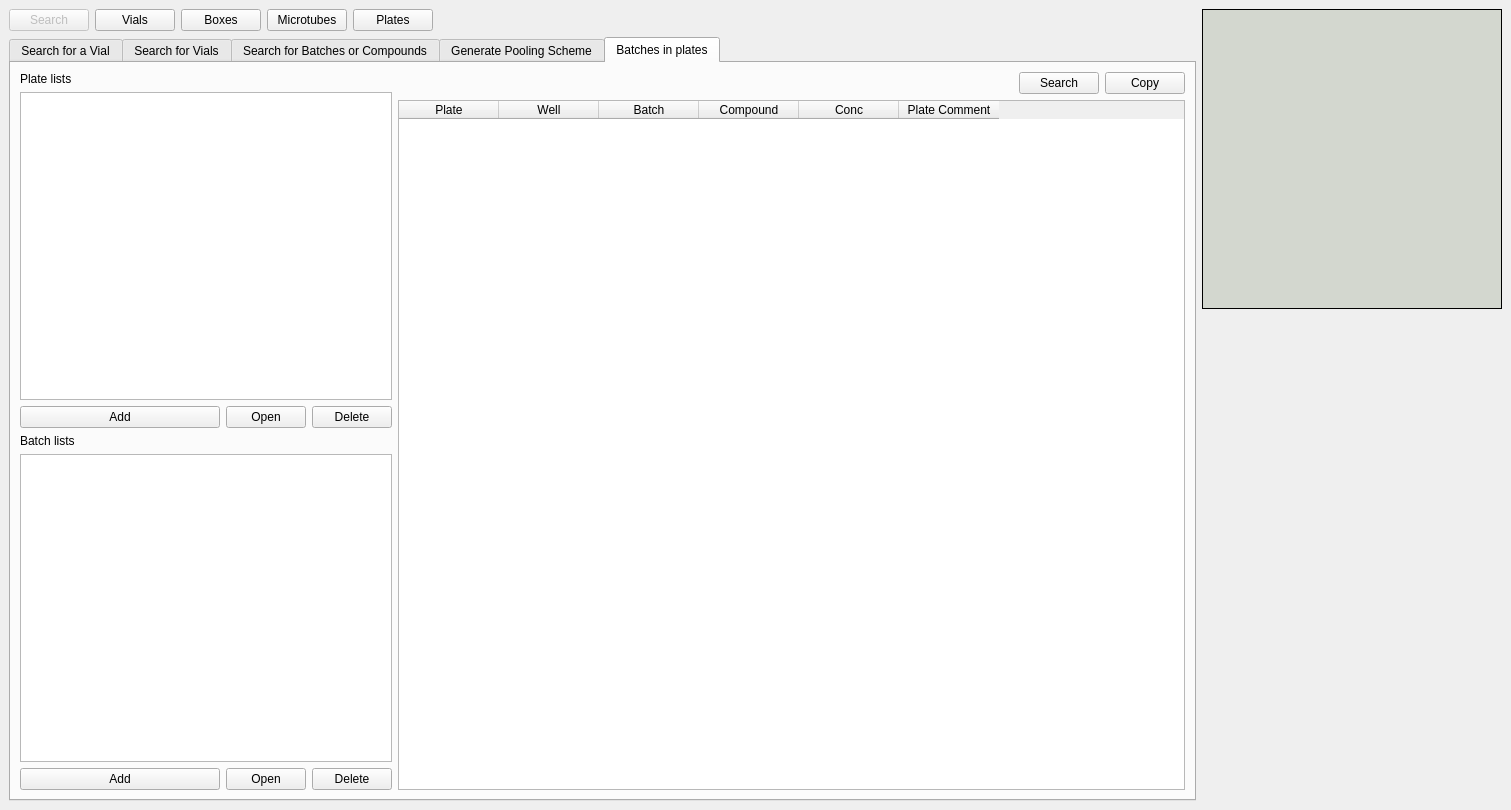
<?xml version="1.0" encoding="UTF-8"?>
<ui version="4.0">
 <class>MainWindow</class>
 <widget class="QMainWindow" name="MainWindow">
  <property name="geometry">
   <rect>
    <x>0</x>
    <y>0</y>
    <width>1511</width>
    <height>810</height>
   </rect>
  </property>
  <property name="windowTitle">
   <string>MainWindow</string>
  </property>
  <widget class="QWidget" name="centralwidget">
   <property name="styleSheet">
    <string notr="true">QWidget#centralwidget[test=&quot;true&quot;]{background-color: rgb(249, 193, 193);}</string>
   </property>
   <property name="test" stdset="0">
    <bool>false</bool>
   </property>
   <layout class="QGridLayout" name="gridLayout_7">
    <item row="0" column="0">
     <layout class="QGridLayout" name="gridLayout_6">
      <item row="0" column="2">
       <widget class="QPushButton" name="goto_boxes_btn">
        <property name="text">
         <string>Boxes</string>
        </property>
       </widget>
      </item>
      <item row="0" column="1">
       <widget class="QPushButton" name="goto_vials_btn">
        <property name="text">
         <string>Vials</string>
        </property>
       </widget>
      </item>
      <item row="0" column="4">
       <widget class="QPushButton" name="goto_plates_btn">
        <property name="text">
         <string>Plates</string>
        </property>
       </widget>
      </item>
      <item row="0" column="5">
       <spacer name="horizontalSpacer_5">
        <property name="orientation">
         <enum>Qt::Horizontal</enum>
        </property>
        <property name="sizeHint" stdset="0">
         <size>
          <width>438</width>
          <height>20</height>
         </size>
        </property>
       </spacer>
      </item>
      <item row="0" column="0">
       <widget class="QPushButton" name="goto_search_btn">
        <property name="enabled">
         <bool>false</bool>
        </property>
        <property name="text">
         <string>Search</string>
        </property>
       </widget>
      </item>
      <item row="0" column="3">
       <widget class="QPushButton" name="goto_microtubes_btn">
        <property name="text">
         <string>Microtubes</string>
        </property>
       </widget>
      </item>
      <item row="1" column="0" colspan="6">
       <widget class="QTabWidget" name="search_tab_wg">
        <property name="currentIndex">
         <number>4</number>
        </property>
        <widget class="QWidget" name="onevial_search_tab">
         <attribute name="title">
          <string>Search for a Vial</string>
         </attribute>
         <layout class="QGridLayout" name="gridLayout_3">
          <item row="3" column="0">
           <layout class="QHBoxLayout" name="horizontalLayout_2">
            <item>
             <spacer name="horizontalSpacer_2">
              <property name="orientation">
               <enum>Qt::Horizontal</enum>
              </property>
              <property name="sizeHint" stdset="0">
               <size>
                <width>40</width>
                <height>20</height>
               </size>
              </property>
             </spacer>
            </item>
            <item>
             <widget class="QPushButton" name="discard_vial_btn">
              <property name="styleSheet">
               <string notr="true">background-color: rgb(51, 122, 183)</string>
              </property>
              <property name="text">
               <string>Discard Vial</string>
              </property>
             </widget>
            </item>
            <item>
             <spacer name="horizontalSpacer">
              <property name="orientation">
               <enum>Qt::Horizontal</enum>
              </property>
              <property name="sizeHint" stdset="0">
               <size>
                <width>40</width>
                <height>20</height>
               </size>
              </property>
             </spacer>
            </item>
            <item>
             <widget class="QPushButton" name="print_label_btn">
              <property name="styleSheet">
               <string notr="true">background-color: rgb(51, 122, 183)</string>
              </property>
              <property name="text">
               <string>Print Label</string>
              </property>
             </widget>
            </item>
            <item>
             <spacer name="horizontalSpacer_3">
              <property name="orientation">
               <enum>Qt::Horizontal</enum>
              </property>
              <property name="sizeHint" stdset="0">
               <size>
                <width>40</width>
                <height>20</height>
               </size>
              </property>
             </spacer>
            </item>
           </layout>
          </item>
          <item row="3" column="1">
           <spacer name="horizontalSpacer_4">
            <property name="orientation">
             <enum>Qt::Horizontal</enum>
            </property>
            <property name="sizeType">
             <enum>QSizePolicy::Maximum</enum>
            </property>
            <property name="sizeHint" stdset="0">
             <size>
              <width>150</width>
              <height>20</height>
             </size>
            </property>
           </spacer>
          </item>
          <item row="0" column="0">
           <widget class="QWidget" name="widget" native="true">
            <layout class="QGridLayout" name="gridLayout_2">
             <item row="4" column="0">
              <spacer name="verticalSpacer_2">
               <property name="orientation">
                <enum>Qt::Vertical</enum>
               </property>
               <property name="sizeType">
                <enum>QSizePolicy::Preferred</enum>
               </property>
               <property name="sizeHint" stdset="0">
                <size>
                 <width>20</width>
                 <height>40</height>
                </size>
               </property>
              </spacer>
             </item>
             <item row="5" column="0">
              <layout class="QGridLayout" name="gridLayout">
               <item row="1" column="0">
                <widget class="QLabel" name="label_4">
                 <property name="font">
                  <font>
                   <weight>75</weight>
                   <bold>true</bold>
                  </font>
                 </property>
                 <property name="text">
                  <string>Compound id:</string>
                 </property>
                 <property name="alignment">
                  <set>Qt::AlignRight|Qt::AlignTrailing|Qt::AlignVCenter</set>
                 </property>
                </widget>
               </item>
               <item row="3" column="0">
                <widget class="QLabel" name="label_6">
                 <property name="font">
                  <font>
                   <weight>75</weight>
                   <bold>true</bold>
                  </font>
                 </property>
                 <property name="text">
                  <string>Coordinates:</string>
                 </property>
                 <property name="alignment">
                  <set>Qt::AlignRight|Qt::AlignTrailing|Qt::AlignVCenter</set>
                 </property>
                </widget>
               </item>
               <item row="2" column="1">
                <widget class="QLineEdit" name="onevial_box_loc_eb">
                 <property name="font">
                  <font>
                   <weight>75</weight>
                   <bold>true</bold>
                  </font>
                 </property>
                 <property name="readOnly">
                  <bool>true</bool>
                 </property>
                </widget>
               </item>
               <item row="0" column="0">
                <widget class="QLabel" name="label_3">
                 <property name="font">
                  <font>
                   <weight>75</weight>
                   <bold>true</bold>
                  </font>
                 </property>
                 <property name="text">
                  <string>Batch:</string>
                 </property>
                 <property name="alignment">
                  <set>Qt::AlignRight|Qt::AlignTrailing|Qt::AlignVCenter</set>
                 </property>
                </widget>
               </item>
               <item row="0" column="1">
                <widget class="QLineEdit" name="onevial_batch_eb">
                 <property name="font">
                  <font>
                   <weight>75</weight>
                   <bold>true</bold>
                  </font>
                 </property>
                 <property name="readOnly">
                  <bool>true</bool>
                 </property>
                </widget>
               </item>
               <item row="2" column="0">
                <widget class="QLabel" name="label_5">
                 <property name="font">
                  <font>
                   <weight>75</weight>
                   <bold>true</bold>
                  </font>
                 </property>
                 <property name="text">
                  <string>Box / Location:</string>
                 </property>
                 <property name="alignment">
                  <set>Qt::AlignRight|Qt::AlignTrailing|Qt::AlignVCenter</set>
                 </property>
                </widget>
               </item>
               <item row="1" column="1">
                <widget class="QLineEdit" name="onevial_compound_id_eb">
                 <property name="font">
                  <font>
                   <weight>75</weight>
                   <bold>true</bold>
                  </font>
                 </property>
                 <property name="readOnly">
                  <bool>true</bool>
                 </property>
                </widget>
               </item>
               <item row="3" column="1">
                <widget class="QLineEdit" name="onevial_coords_eb">
                 <property name="font">
                  <font>
                   <weight>75</weight>
                   <bold>true</bold>
                  </font>
                 </property>
                 <property name="readOnly">
                  <bool>true</bool>
                 </property>
                </widget>
               </item>
              </layout>
             </item>
             <item row="2" column="0">
              <layout class="QGridLayout" name="gridLayout_8">
               <item row="0" column="0">
                <widget class="QLabel" name="label_2">
                 <property name="font">
                  <font>
                   <weight>75</weight>
                   <bold>true</bold>
                  </font>
                 </property>
                 <property name="text">
                  <string>Vial:</string>
                 </property>
                </widget>
               </item>
               <item row="0" column="1">
                <widget class="QLineEdit" name="vial_search_eb">
                 <property name="toolTip">
                  <string>Enter a vial id to search for, ex: v000104</string>
                 </property>
                 <property name="placeholderText">
                  <string>Vial id, ex: v000104</string>
                 </property>
                </widget>
               </item>
               <item row="1" column="1">
                <widget class="QLabel" name="errorlabel">
                 <property name="sizePolicy">
                  <sizepolicy hsizetype="Preferred" vsizetype="Preferred">
                   <horstretch>0</horstretch>
                   <verstretch>0</verstretch>
                  </sizepolicy>
                 </property>
                 <property name="maximumSize">
                  <size>
                   <width>392</width>
                   <height>16777215</height>
                  </size>
                 </property>
                 <property name="palette">
                  <palette>
                   <active>
                    <colorrole role="WindowText">
                     <brush brushstyle="SolidPattern">
                      <color alpha="255">
                       <red>239</red>
                       <green>41</green>
                       <blue>41</blue>
                      </color>
                     </brush>
                    </colorrole>
                    <colorrole role="Text">
                     <brush brushstyle="SolidPattern">
                      <color alpha="255">
                       <red>0</red>
                       <green>0</green>
                       <blue>0</blue>
                      </color>
                     </brush>
                    </colorrole>
                    <colorrole role="ButtonText">
                     <brush brushstyle="SolidPattern">
                      <color alpha="255">
                       <red>0</red>
                       <green>0</green>
                       <blue>0</blue>
                      </color>
                     </brush>
                    </colorrole>
                    <colorrole role="PlaceholderText">
                     <brush brushstyle="SolidPattern">
                      <color alpha="128">
                       <red>239</red>
                       <green>41</green>
                       <blue>41</blue>
                      </color>
                     </brush>
                    </colorrole>
                   </active>
                   <inactive>
                    <colorrole role="WindowText">
                     <brush brushstyle="SolidPattern">
                      <color alpha="255">
                       <red>239</red>
                       <green>41</green>
                       <blue>41</blue>
                      </color>
                     </brush>
                    </colorrole>
                    <colorrole role="Text">
                     <brush brushstyle="SolidPattern">
                      <color alpha="255">
                       <red>0</red>
                       <green>0</green>
                       <blue>0</blue>
                      </color>
                     </brush>
                    </colorrole>
                    <colorrole role="ButtonText">
                     <brush brushstyle="SolidPattern">
                      <color alpha="255">
                       <red>0</red>
                       <green>0</green>
                       <blue>0</blue>
                      </color>
                     </brush>
                    </colorrole>
                    <colorrole role="PlaceholderText">
                     <brush brushstyle="SolidPattern">
                      <color alpha="128">
                       <red>239</red>
                       <green>41</green>
                       <blue>41</blue>
                      </color>
                     </brush>
                    </colorrole>
                   </inactive>
                   <disabled>
                    <colorrole role="WindowText">
                     <brush brushstyle="SolidPattern">
                      <color alpha="255">
                       <red>190</red>
                       <green>190</green>
                       <blue>190</blue>
                      </color>
                     </brush>
                    </colorrole>
                    <colorrole role="Text">
                     <brush brushstyle="SolidPattern">
                      <color alpha="255">
                       <red>190</red>
                       <green>190</green>
                       <blue>190</blue>
                      </color>
                     </brush>
                    </colorrole>
                    <colorrole role="ButtonText">
                     <brush brushstyle="SolidPattern">
                      <color alpha="255">
                       <red>190</red>
                       <green>190</green>
                       <blue>190</blue>
                      </color>
                     </brush>
                    </colorrole>
                    <colorrole role="PlaceholderText">
                     <brush brushstyle="SolidPattern">
                      <color alpha="128">
                       <red>0</red>
                       <green>0</green>
                       <blue>0</blue>
                      </color>
                     </brush>
                    </colorrole>
                   </disabled>
                  </palette>
                 </property>
                 <property name="font">
                  <font>
                   <weight>75</weight>
                   <bold>true</bold>
                  </font>
                 </property>
                 <property name="wordWrap">
                  <bool>true</bool>
                 </property>
                 <property name="textInteractionFlags">
                  <set>Qt::LinksAccessibleByMouse|Qt::TextSelectableByKeyboard|Qt::TextSelectableByMouse</set>
                 </property>
                </widget>
               </item>
              </layout>
             </item>
            </layout>
           </widget>
          </item>
          <item row="1" column="0">
           <spacer name="verticalSpacer">
            <property name="orientation">
             <enum>Qt::Vertical</enum>
            </property>
            <property name="sizeType">
             <enum>QSizePolicy::Minimum</enum>
            </property>
            <property name="sizeHint" stdset="0">
             <size>
              <width>20</width>
              <height>15</height>
             </size>
            </property>
           </spacer>
          </item>
          <item row="4" column="0">
           <spacer name="verticalSpacer_4">
            <property name="orientation">
             <enum>Qt::Vertical</enum>
            </property>
            <property name="sizeType">
             <enum>QSizePolicy::MinimumExpanding</enum>
            </property>
            <property name="sizeHint" stdset="0">
             <size>
              <width>20</width>
              <height>40</height>
             </size>
            </property>
           </spacer>
          </item>
         </layout>
        </widget>
        <widget class="QWidget" name="multvial_search_tab">
         <attribute name="title">
          <string>Search for Vials</string>
         </attribute>
         <layout class="QGridLayout" name="gridLayout_5">
          <item row="1" column="1">
           <widget class="QToolButton" name="multvial_export_btn">
            <property name="toolTip">
             <string>Export data to clipboard</string>
            </property>
            <property name="text">
             <string>...</string>
            </property>
           </widget>
          </item>
          <item row="0" column="0">
           <layout class="QHBoxLayout" name="horizontalLayout_4">
            <item>
             <widget class="QLineEdit" name="mult_vial_search_eb">
              <property name="toolTip">
               <string>Enter vial ids to search for, ex: </string>
              </property>
              <property name="placeholderText">
               <string>Vials </string>
              </property>
             </widget>
            </item>
            <item>
             <widget class="QPushButton" name="mult_vial_search_btn">
              <property name="styleSheet">
               <string notr="true">background-color: rgb(51, 122, 183)</string>
              </property>
              <property name="text">
               <string>Search</string>
              </property>
             </widget>
            </item>
           </layout>
          </item>
          <item row="2" column="1">
           <spacer name="verticalSpacer_5">
            <property name="orientation">
             <enum>Qt::Vertical</enum>
            </property>
            <property name="sizeHint" stdset="0">
             <size>
              <width>20</width>
              <height>40</height>
             </size>
            </property>
           </spacer>
          </item>
          <item row="1" column="0" rowspan="2">
           <widget class="QTableWidget" name="multvial_table">
            <property name="lineWidth">
             <number>1</number>
            </property>
            <property name="horizontalScrollBarPolicy">
             <enum>Qt::ScrollBarAsNeeded</enum>
            </property>
            <property name="sizeAdjustPolicy">
             <enum>QAbstractScrollArea::AdjustToContents</enum>
            </property>
            <property name="editTriggers">
             <set>QAbstractItemView::NoEditTriggers</set>
            </property>
            <property name="alternatingRowColors">
             <bool>true</bool>
            </property>
            <property name="sortingEnabled">
             <bool>true</bool>
            </property>
            <attribute name="horizontalHeaderDefaultSectionSize">
             <number>105</number>
            </attribute>
            <attribute name="horizontalHeaderShowSortIndicator" stdset="0">
             <bool>true</bool>
            </attribute>
            <attribute name="horizontalHeaderStretchLastSection">
             <bool>true</bool>
            </attribute>
            <column>
             <property name="text">
              <string>Vial Id</string>
             </property>
            </column>
            <column>
             <property name="text">
              <string>Box Id</string>
             </property>
            </column>
            <column>
             <property name="text">
              <string>Coord.</string>
             </property>
            </column>
            <column>
             <property name="text">
              <string>Box Name</string>
             </property>
            </column>
            <column>
             <property name="text">
              <string>Batch Id</string>
             </property>
            </column>
            <column>
             <property name="text">
              <string>Compound 
Id</string>
             </property>
            </column>
            <column>
             <property name="text">
              <string>Batch Mol 
Weight</string>
             </property>
            </column>
            <column>
             <property name="text">
              <string>Dilution</string>
             </property>
            </column>
           </widget>
          </item>
         </layout>
        </widget>
        <widget class="QWidget" name="batch_search_tab">
         <attribute name="title">
          <string>Search for Batches or Compounds</string>
         </attribute>
         <layout class="QVBoxLayout" name="verticalLayout_4">
          <item>
           <layout class="QVBoxLayout" name="verticalLayout_3">
            <item>
             <layout class="QHBoxLayout" name="horizontalLayout_9">
              <item>
               <layout class="QHBoxLayout" name="horizontalLayout_8">
                <item>
                 <layout class="QHBoxLayout" name="horizontalLayout_7">
                  <item>
                   <widget class="QLineEdit" name="batch_search_eb">
                    <property name="text">
                     <string/>
                    </property>
                    <property name="placeholderText">
                     <string>Batches or Compounds</string>
                    </property>
                   </widget>
                  </item>
                  <item>
                   <widget class="QPushButton" name="batch_search_btn">
                    <property name="styleSheet">
                     <string notr="true">background-color: rgb(51, 122, 183)</string>
                    </property>
                    <property name="text">
                     <string>Present</string>
                    </property>
                   </widget>
                  </item>
                  <item>
                   <widget class="QPushButton" name="batch_search_notpresent_btn">
                    <property name="styleSheet">
                     <string notr="true">background-color: rgb(51, 122, 183)</string>
                    </property>
                    <property name="text">
                     <string>Not present</string>
                    </property>
                   </widget>
                  </item>
                 </layout>
                </item>
                <item>
                 <layout class="QHBoxLayout" name="horizontalLayout_6">
                  <item>
                   <widget class="QCheckBox" name="show_plates_cb">
                    <property name="text">
                     <string>Plates</string>
                    </property>
                   </widget>
                  </item>
                  <item>
                   <widget class="QCheckBox" name="show_microtubes_cb">
                    <property name="text">
                     <string>Tubes</string>
                    </property>
                   </widget>
                  </item>
                  <item>
                   <widget class="QCheckBox" name="show_vials_cb">
                    <property name="text">
                     <string>Vials</string>
                    </property>
                   </widget>
                  </item>
                 </layout>
                </item>
               </layout>
              </item>
              <item>
               <widget class="QToolButton" name="batch_export_btn">
                <property name="toolTip">
                 <string>Export data to clipboard</string>
                </property>
                <property name="text">
                 <string>...</string>
                </property>
               </widget>
              </item>
             </layout>
            </item>
            <item>
             <widget class="QTableWidget" name="batch_table">
              <property name="lineWidth">
               <number>1</number>
              </property>
              <property name="horizontalScrollBarPolicy">
               <enum>Qt::ScrollBarAsNeeded</enum>
              </property>
              <property name="sizeAdjustPolicy">
               <enum>QAbstractScrollArea::AdjustToContents</enum>
              </property>
              <property name="editTriggers">
               <set>QAbstractItemView::NoEditTriggers</set>
              </property>
              <property name="alternatingRowColors">
               <bool>true</bool>
              </property>
              <property name="sortingEnabled">
               <bool>true</bool>
              </property>
              <attribute name="horizontalHeaderDefaultSectionSize">
               <number>120</number>
              </attribute>
              <attribute name="horizontalHeaderShowSortIndicator" stdset="0">
               <bool>true</bool>
              </attribute>
              <attribute name="horizontalHeaderStretchLastSection">
               <bool>true</bool>
              </attribute>
              <column>
               <property name="text">
                <string>Compound Id</string>
               </property>
              </column>
              <column>
               <property name="text">
                <string>Batch</string>
               </property>
              </column>
              <column>
               <property name="text">
                <string>Container</string>
               </property>
              </column>
              <column>
               <property name="text">
                <string>Pos</string>
               </property>
              </column>
              <column>
               <property name="text">
                <string>Conc</string>
               </property>
              </column>
              <column>
               <property name="text">
                <string>Loc</string>
               </property>
              </column>
              <column>
               <property name="text">
                <string>Name</string>
               </property>
              </column>
              <column>
               <property name="text">
                <string>Type</string>
               </property>
              </column>
             </widget>
            </item>
           </layout>
          </item>
         </layout>
        </widget>
        <widget class="QWidget" name="scheme_tab">
         <attribute name="title">
          <string>Generate Pooling Scheme</string>
         </attribute>
         <layout class="QGridLayout" name="gridLayout_9">
          <item row="0" column="1">
           <spacer name="verticalSpacer_8">
            <property name="orientation">
             <enum>Qt::Vertical</enum>
            </property>
            <property name="sizeType">
             <enum>QSizePolicy::Preferred</enum>
            </property>
            <property name="sizeHint" stdset="0">
             <size>
              <width>20</width>
              <height>40</height>
             </size>
            </property>
           </spacer>
          </item>
          <item row="1" column="0">
           <spacer name="horizontalSpacer_8">
            <property name="orientation">
             <enum>Qt::Horizontal</enum>
            </property>
            <property name="sizeType">
             <enum>QSizePolicy::Preferred</enum>
            </property>
            <property name="sizeHint" stdset="0">
             <size>
              <width>40</width>
              <height>20</height>
             </size>
            </property>
           </spacer>
          </item>
          <item row="1" column="1" colspan="2">
           <layout class="QVBoxLayout" name="verticalLayout_2">
            <item>
             <widget class="QLabel" name="label_7">
              <property name="minimumSize">
               <size>
                <width>0</width>
                <height>50</height>
               </size>
              </property>
              <property name="font">
               <font>
                <pointsize>14</pointsize>
               </font>
              </property>
              <property name="text">
               <string>Generate Pooling Scheme</string>
              </property>
             </widget>
            </item>
            <item>
             <layout class="QHBoxLayout" name="horizontalLayout">
              <item>
               <widget class="QLabel" name="label">
                <property name="text">
                 <string>Substances per well</string>
                </property>
               </widget>
              </item>
              <item>
               <widget class="QSpinBox" name="pool_m_sb">
                <property name="minimum">
                 <number>1</number>
                </property>
                <property name="maximum">
                 <number>1000</number>
                </property>
               </widget>
              </item>
              <item>
               <spacer name="horizontalSpacer_6">
                <property name="orientation">
                 <enum>Qt::Horizontal</enum>
                </property>
                <property name="sizeHint" stdset="0">
                 <size>
                  <width>40</width>
                  <height>20</height>
                 </size>
                </property>
               </spacer>
              </item>
              <item>
               <widget class="QLabel" name="label_8">
                <property name="text">
                 <string>Occurences per substance</string>
                </property>
               </widget>
              </item>
              <item>
               <widget class="QSpinBox" name="pool_k_sb">
                <property name="minimum">
                 <number>1</number>
                </property>
                <property name="maximum">
                 <number>1000</number>
                </property>
               </widget>
              </item>
             </layout>
            </item>
            <item>
             <layout class="QHBoxLayout" name="horizontalLayout_3">
              <item>
               <widget class="QPushButton" name="pool_input_btn">
                <property name="text">
                 <string>Choose File</string>
                </property>
               </widget>
              </item>
              <item>
               <widget class="QLabel" name="pool_file_lab">
                <property name="text">
                 <string/>
                </property>
                <property name="textInteractionFlags">
                 <set>Qt::LinksAccessibleByMouse|Qt::TextSelectableByKeyboard|Qt::TextSelectableByMouse</set>
                </property>
               </widget>
              </item>
              <item>
               <widget class="QPushButton" name="pool_gen_btn">
                <property name="text">
                 <string>Generate Scheme</string>
                </property>
               </widget>
              </item>
             </layout>
            </item>
            <item>
             <widget class="QLabel" name="pool_status_lab">
              <property name="styleSheet">
               <string notr="true">color: red</string>
              </property>
             </widget>
            </item>
            <item>
             <widget class="QPlainTextEdit" name="pool_scheme_tb">
              <property name="lineWrapMode">
               <enum>QPlainTextEdit::NoWrap</enum>
              </property>
              <property name="readOnly">
               <bool>true</bool>
              </property>
             </widget>
            </item>
            <item>
             <layout class="QHBoxLayout" name="horizontalLayout_5">
              <item>
               <spacer name="horizontalSpacer_7">
                <property name="orientation">
                 <enum>Qt::Horizontal</enum>
                </property>
                <property name="sizeHint" stdset="0">
                 <size>
                  <width>278</width>
                  <height>20</height>
                 </size>
                </property>
               </spacer>
              </item>
              <item>
               <widget class="QPushButton" name="pool_scheme_to_cb_btn">
                <property name="text">
                 <string>Copy to Clipboard</string>
                </property>
               </widget>
              </item>
              <item>
               <widget class="QPushButton" name="pool_scheme_to_file_btn">
                <property name="text">
                 <string>Save to File</string>
                </property>
               </widget>
              </item>
             </layout>
            </item>
           </layout>
          </item>
          <item row="1" column="3">
           <spacer name="horizontalSpacer_9">
            <property name="orientation">
             <enum>Qt::Horizontal</enum>
            </property>
            <property name="sizeHint" stdset="0">
             <size>
              <width>339</width>
              <height>20</height>
             </size>
            </property>
           </spacer>
          </item>
          <item row="2" column="2">
           <spacer name="verticalSpacer_3">
            <property name="orientation">
             <enum>Qt::Vertical</enum>
            </property>
            <property name="sizeType">
             <enum>QSizePolicy::Preferred</enum>
            </property>
            <property name="sizeHint" stdset="0">
             <size>
              <width>20</width>
              <height>40</height>
             </size>
            </property>
           </spacer>
          </item>
         </layout>
        </widget>
        <widget class="QWidget" name="batchesInPlates">
         <attribute name="title">
          <string>Batches in plates</string>
         </attribute>
         <layout class="QVBoxLayout" name="verticalLayout_10">
          <item>
           <layout class="QFormLayout" name="formLayout">
            <item row="0" column="0">
             <layout class="QVBoxLayout" name="verticalLayout_8">
              <item>
               <layout class="QVBoxLayout" name="verticalLayout_7">
                <item>
                 <widget class="QLabel" name="label_9">
                  <property name="text">
                   <string>Plate lists</string>
                  </property>
                 </widget>
                </item>
                <item>
                 <widget class="QListWidget" name="platesList"/>
                </item>
                <item>
                 <layout class="QHBoxLayout" name="horizontalLayout_11">
                  <item>
                   <widget class="QPushButton" name="createPlateList_btn">
                    <property name="sizePolicy">
                     <sizepolicy hsizetype="Fixed" vsizetype="Fixed">
                      <horstretch>0</horstretch>
                      <verstretch>0</verstretch>
                     </sizepolicy>
                    </property>
                    <property name="minimumSize">
                     <size>
                      <width>200</width>
                      <height>0</height>
                     </size>
                    </property>
                    <property name="text">
                     <string>Add</string>
                    </property>
                   </widget>
                  </item>
                  <item>
                   <widget class="QPushButton" name="openPlateList_btn">
                    <property name="text">
                     <string>Open</string>
                    </property>
                   </widget>
                  </item>
                  <item>
                   <widget class="QPushButton" name="deletePlateList_btn">
                    <property name="text">
                     <string>Delete</string>
                    </property>
                   </widget>
                  </item>
                 </layout>
                </item>
               </layout>
              </item>
              <item>
               <layout class="QVBoxLayout" name="verticalLayout_6">
                <item>
                 <widget class="QLabel" name="label_10">
                  <property name="text">
                   <string>Batch lists</string>
                  </property>
                 </widget>
                </item>
                <item>
                 <widget class="QListWidget" name="batchesList"/>
                </item>
                <item>
                 <layout class="QHBoxLayout" name="horizontalLayout_10">
                  <item>
                   <widget class="QPushButton" name="createBatchList_btn">
                    <property name="sizePolicy">
                     <sizepolicy hsizetype="Fixed" vsizetype="Fixed">
                      <horstretch>0</horstretch>
                      <verstretch>0</verstretch>
                     </sizepolicy>
                    </property>
                    <property name="minimumSize">
                     <size>
                      <width>200</width>
                      <height>0</height>
                     </size>
                    </property>
                    <property name="text">
                     <string>Add</string>
                    </property>
                   </widget>
                  </item>
                  <item>
                   <widget class="QPushButton" name="openBatchList_btn">
                    <property name="text">
                     <string>Open</string>
                    </property>
                   </widget>
                  </item>
                  <item>
                   <widget class="QPushButton" name="deleteBatchList_btn">
                    <property name="text">
                     <string>Delete</string>
                    </property>
                   </widget>
                  </item>
                 </layout>
                </item>
               </layout>
              </item>
             </layout>
            </item>
            <item row="0" column="1">
             <layout class="QVBoxLayout" name="verticalLayout_9">
              <item>
               <layout class="QHBoxLayout" name="horizontalLayout_12">
                <item>
                 <spacer name="horizontalSpacer_10">
                  <property name="orientation">
                   <enum>Qt::Horizontal</enum>
                  </property>
                  <property name="sizeHint" stdset="0">
                   <size>
                    <width>40</width>
                    <height>20</height>
                   </size>
                  </property>
                 </spacer>
                </item>
                <item>
                 <widget class="QPushButton" name="searchBatchesInPlates_btn">
                  <property name="text">
                   <string>Search</string>
                  </property>
                 </widget>
                </item>
                <item>
                 <widget class="QPushButton" name="copyBatchesInPlates_btn">
                  <property name="toolTip">
                   <string>&lt;html&gt;&lt;head/&gt;&lt;body&gt;&lt;p&gt;Copy to clipboard&lt;/p&gt;&lt;/body&gt;&lt;/html&gt;</string>
                  </property>
                  <property name="text">
                   <string>Copy</string>
                  </property>
                 </widget>
                </item>
               </layout>
              </item>
              <item>
               <widget class="QTableWidget" name="batchesInPlates_tab">
                <column>
                 <property name="text">
                  <string>Plate</string>
                 </property>
                </column>
                <column>
                 <property name="text">
                  <string>Well</string>
                 </property>
                </column>
                <column>
                 <property name="text">
                  <string>Batch</string>
                 </property>
                </column>
                <column>
                 <property name="text">
                  <string>Compound</string>
                 </property>
                </column>
                <column>
                 <property name="text">
                  <string>Conc</string>
                 </property>
                </column>
                <column>
                 <property name="text">
                  <string>Plate Comment</string>
                 </property>
                </column>
               </widget>
              </item>
             </layout>
            </item>
           </layout>
          </item>
         </layout>
        </widget>
       </widget>
      </item>
     </layout>
    </item>
    <item row="0" column="1">
     <layout class="QVBoxLayout" name="verticalLayout">
      <item>
       <widget class="QLabel" name="structure_lab">
        <property name="minimumSize">
         <size>
          <width>300</width>
          <height>300</height>
         </size>
        </property>
        <property name="maximumSize">
         <size>
          <width>300</width>
          <height>300</height>
         </size>
        </property>
        <property name="styleSheet">
         <string notr="true">background-color: rgb(211, 215, 207); border: 1px solid black;</string>
        </property>
        <property name="text">
         <string/>
        </property>
       </widget>
      </item>
      <item>
       <spacer name="verticalSpacer_7">
        <property name="orientation">
         <enum>Qt::Vertical</enum>
        </property>
        <property name="sizeHint" stdset="0">
         <size>
          <width>20</width>
          <height>428</height>
         </size>
        </property>
       </spacer>
      </item>
     </layout>
    </item>
   </layout>
  </widget>
 </widget>
 <resources/>
 <connections/>
</ui>
